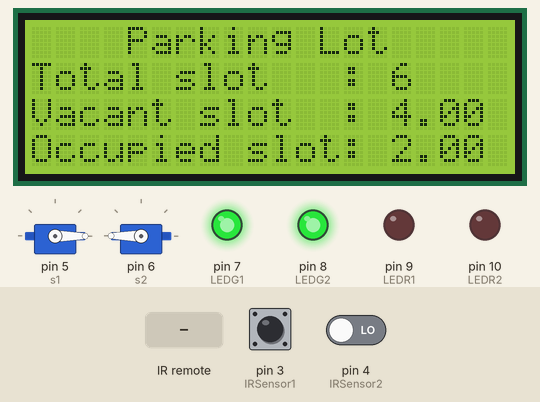
Recording of a sketch running on a simulated Arduino Uno, built with avr-gcc and run on an emulated ATmega328P. Shown: 2 × servo, 20×4 character LCD, output pins drawn as LEDs (lit = HIGH). The test bench sets the inputs (shaded band); at power-on: pin 3 (IRSensor1) LOW, pin 4 (IRSensor2) LOW. What the sketch prints to the serial monitor is not drawn.

Above: at 4.7 s.
4.8 s: pin 3 (IRSensor1) driven HIGH
At 9.1 s:
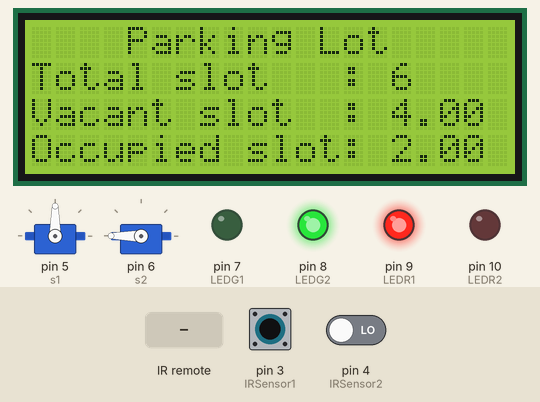
14.8 s: pin 4 (IRSensor2) driven HIGH
At 16.0 s:
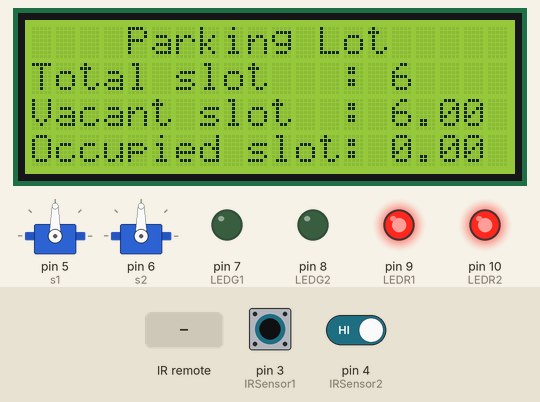
19.8 s: infrared code 0xFFA25D received
At 21.3 s:
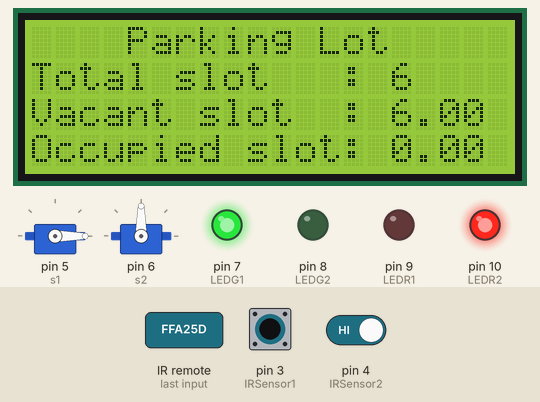
24.8 s: pin 3 (IRSensor1) driven LOW
At 27.0 s:
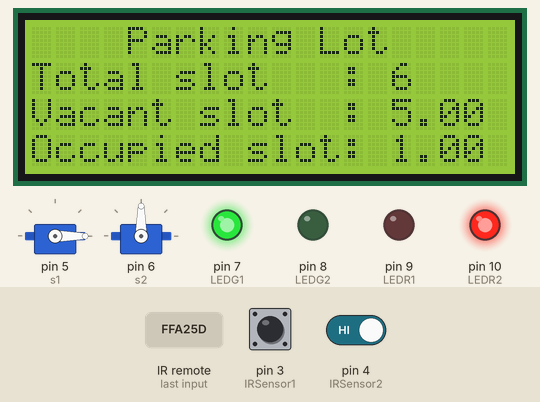
34.8 s: pin 3 (IRSensor1) pulsed HIGH 2 times (0.12 s each, 0.3 s apart)
At 44.0 s:
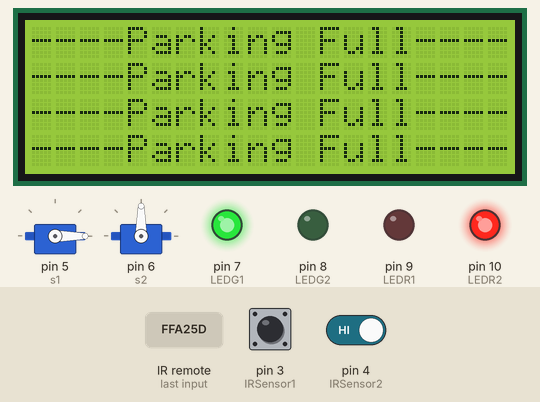
45.4 s: infrared code 0xFFE21D received
At 47.5 s:
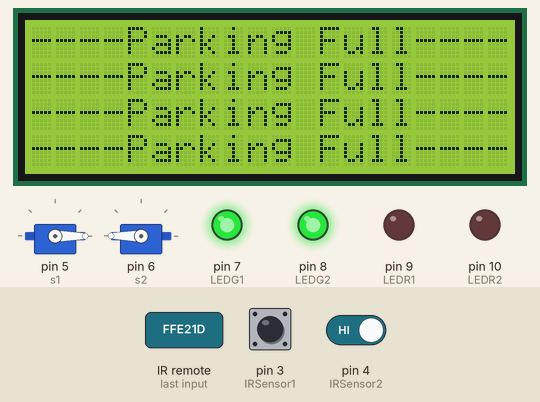
Timing chart, 0 to 50.9 s (numbered marks = the images above; inputs shaded):
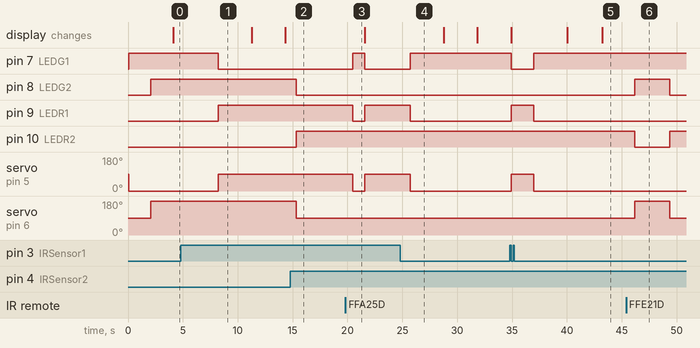

Measured:
- after the input at 4.8 s, pin 7 (LEDG1): HIGH → LOW after 3.4 s; pin 9 (LEDR1): LOW → HIGH after 3.4 s; servo on pin 5 (s1): 0° → 90° after 3.4 s
- after the input at 14.8 s, pin 8 (LEDG2): HIGH → LOW after 0.55 s; pin 10 (LEDR2): LOW → HIGH after 0.55 s; servo on pin 6 (s2): 180° → 90° after 0.55 s
- after the input at 19.8 s, pin 7 (LEDG1): LOW → HIGH after 0.69 s, → LOW 1.1 s later; pin 9 (LEDR1): HIGH → LOW after 0.69 s, → HIGH 1.1 s later; servo on pin 5 (s1): 90° → 0° after 0.69 s, → 90° 1.1 s later
- after the input at 24.8 s, pin 7 (LEDG1): LOW → HIGH after 0.90 s; pin 9 (LEDR1): HIGH → LOW after 0.90 s; servo on pin 5 (s1): 90° → 0° after 0.90 s
- after the input at 34.8 s, pin 7 (LEDG1): HIGH → LOW after 0.11 s, → HIGH 2.1 s later; pin 9 (LEDR1): LOW → HIGH after 0.11 s, → LOW 2.1 s later; servo on pin 5 (s1): 0° → 90° after 0.11 s, → 0° 2.1 s later
- after the input at 45.4 s, pin 8 (LEDG2): LOW → HIGH after 0.81 s, → LOW 3.2 s later; pin 10 (LEDR2): HIGH → LOW after 0.81 s, → HIGH 3.2 s later; servo on pin 6 (s2): 90° → 180° after 0.81 s, → 90° 3.2 s later

The sketch:

2_upgrade.ino
```cpp
#include <Servo.h>
#include <IRremote.h>
#include <Wire.h>
#include <LCD.h>
#include <LiquidCrystal_I2C.h>

#define I2C_ADDR 0x3F
#define BACKLIGHT_PIN 3
#define En_pin 2
#define Rw_pin 1
#define Rs_pin 0
#define D4_pin 4
#define D5_pin 5
#define D6_pin 6
#define D7_pin 7
LiquidCrystal_I2C lcd(I2C_ADDR,En_pin,Rw_pin,Rs_pin,D4_pin,D5_pin,D6_pin,D7_pin);

int IRSensor1 = 3;
int IRSensor2 = 4;
int LEDG1 = 7;
int LEDG2 = 8;
int LEDR1 = 9;
int LEDR2 = 10;
Servo s1;
Servo s2;
const int RECV_PIN = 2;
IRrecv irrecv(RECV_PIN);
decode_results results;

float vacant = 4;
float occupied = 2;

void setup() {
  Serial.begin(9600);
  s1.attach(5);
  s2.attach(6);
  pinMode(IRSensor1, INPUT);
  pinMode(IRSensor2, INPUT);

  pinMode(LEDG1, OUTPUT);
  pinMode(LEDG2, OUTPUT);
  pinMode(LEDR1, OUTPUT);
  pinMode(LEDR2, OUTPUT);
  irrecv.enableIRIn();

  lcd.begin (20,4);
  lcd.setBacklightPin(BACKLIGHT_PIN,POSITIVE);
  lcd.setBacklight(HIGH);
  lcd.home ();
}

void loop() {

  int sensorStatus1 = digitalRead(IRSensor1);
  if (sensorStatus1 == 1) {
    digitalWrite(LEDG1, LOW);
    digitalWrite(LEDR1, HIGH);
    s1.write(90);
    delay(1000);
  } else {
    digitalWrite(LEDG1, HIGH);
    digitalWrite(LEDR1, LOW);
    s1.write(0);
    delay(2000);
    occupied = occupied + 1;
    vacant = vacant - 1;
  }

  int sensorStatus2 = digitalRead(IRSensor2);
  if (sensorStatus2 == 1) {
    digitalWrite(LEDG2, LOW);
    digitalWrite(LEDR2, HIGH);
    s2.write(90);
    delay(1000);
  }
  else {
    digitalWrite(LEDG2, HIGH);
    digitalWrite(LEDR2, LOW);
    s2.write(180);
    delay(2000);
    occupied--;
    vacant++;
  }

  if (irrecv.decode(&results)) {
    Serial.println(results.value);
    if (results.value == 16753245) {
      s1.write(0);
      digitalWrite(LEDR1, LOW);
      digitalWrite(LEDG1, HIGH);
      delay(1000);
      occupied = occupied + 1;
      vacant = vacant - 1;
    }
    else if (results.value == 16769565) {
      s2.write(180);
      digitalWrite(LEDR2, LOW);
      digitalWrite(LEDG2, HIGH);
      delay(1000);
      occupied++;
      vacant--;
    }
    irrecv.resume();
  }

  lcd.clear();
  lcd.setCursor(0, 0);
  lcd.print("    Parking Lot");
  lcd.setCursor(0, 1);
  lcd.print("Total slot   : 6");
  lcd.setCursor(0, 2);
  lcd.print("Vacant slot  : ");
  lcd.print(vacant);
  lcd.setCursor(0, 3);
  lcd.print("Occupied slot: ");
  lcd.print(occupied);

  if (occupied>=6){
  lcd.clear();
  lcd.setCursor(0, 0);
  lcd.print("----Parking Full----");
  lcd.setCursor(0, 1);
  lcd.print("----Parking Full----");
  lcd.setCursor(0, 2);
  lcd.print("----Parking Full----");
  lcd.setCursor(0, 3);
  lcd.print("----Parking Full----");
  }
}
```
